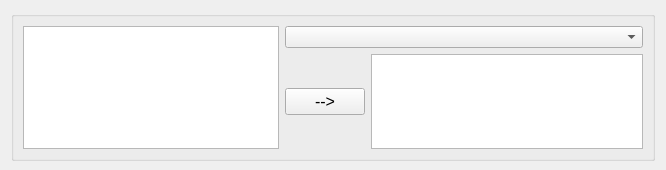
<?xml version="1.0" encoding="UTF-8"?>
<ui version="4.0">
 <class>Calculadora</class>
 <widget class="QWidget" name="Calculadora">
  <property name="geometry">
   <rect>
    <x>0</x>
    <y>0</y>
    <width>666</width>
    <height>170</height>
   </rect>
  </property>
  <property name="minimumSize">
   <size>
    <width>0</width>
    <height>170</height>
   </size>
  </property>
  <property name="maximumSize">
   <size>
    <width>16777215</width>
    <height>170</height>
   </size>
  </property>
  <property name="windowTitle">
   <string>Form</string>
  </property>
  <layout class="QGridLayout" name="gridLayout">
   <item row="0" column="0">
    <widget class="QGroupBox" name="groupBox">
     <property name="minimumSize">
      <size>
       <width>500</width>
       <height>150</height>
      </size>
     </property>
     <property name="title">
      <string/>
     </property>
     <layout class="QGridLayout" name="gridLayout_8">
      <item row="1" column="2">
       <widget class="QPushButton" name="bFieldsCalculadora">
        <property name="font">
         <font>
          <pointsize>12</pointsize>
         </font>
        </property>
        <property name="text">
         <string>--&gt;</string>
        </property>
       </widget>
      </item>
      <item row="1" column="3">
       <widget class="QTableWidget" name="twCalculadora"/>
      </item>
      <item row="0" column="0" rowspan="2" colspan="2">
       <widget class="QListWidget" name="lwFields"/>
      </item>
      <item row="0" column="2" colspan="2">
       <widget class="QComboBox" name="cbLayers"/>
      </item>
     </layout>
    </widget>
   </item>
  </layout>
 </widget>
 <resources/>
 <connections/>
</ui>
